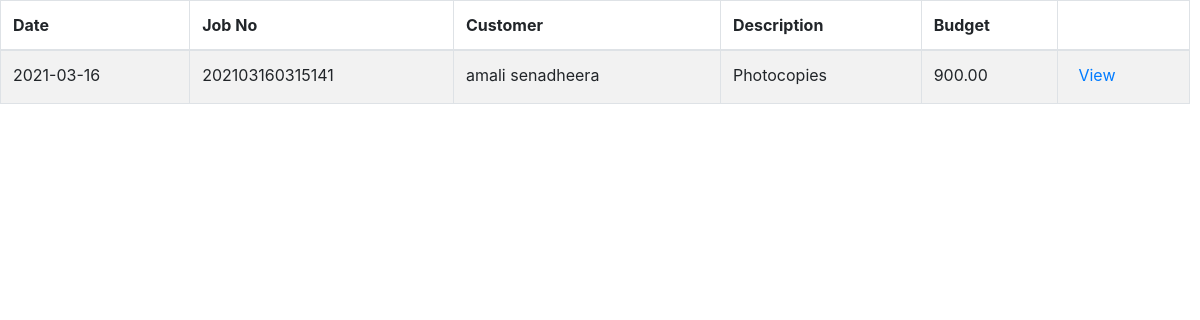
/tables/billing_table.php (signed in), run on an earlier commit of the app's database.
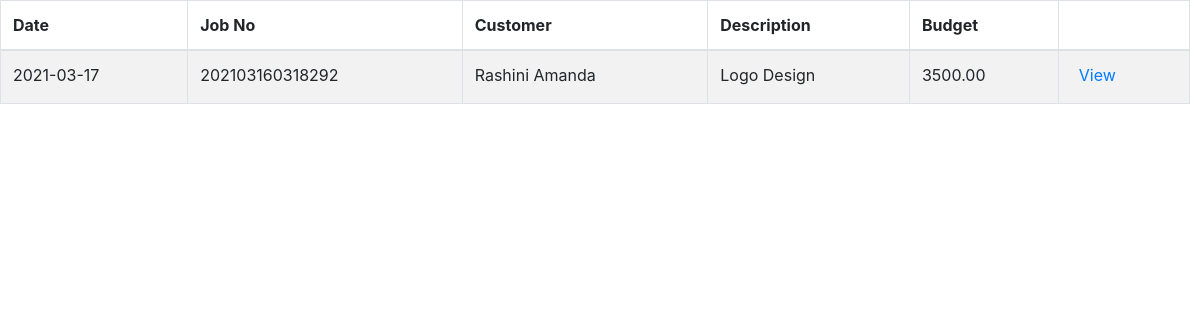
And on a later commit of the database.
### tables this page shows
CREATE TABLE `jobs` (
  `id` int(11) NOT NULL,
  `job_no` varchar(100) NOT NULL,
  `customer` varchar(400) NOT NULL,
  `channel` varchar(100) NOT NULL,
  `job_type` varchar(100) NOT NULL,
  `product` varchar(100) NOT NULL,
  `category` varchar(100) NOT NULL,
  `material` varchar(64) NOT NULL,
  `size` varchar(50) NOT NULL,
  `bind` varchar(50) NOT NULL,
  `colour` text NOT NULL,
  `user_description` varchar(250) NOT NULL,
  `date` date NOT NULL,
  `quantity` decimal(10,2) NOT NULL,
  `budget` decimal(10,2) NOT NULL,
  `discount` decimal(10,2) NOT NULL,
  `discounted` decimal(10,2) NOT NULL,
  `ad_pay_amount` decimal(10,2) NOT NULL,
  `rest` decimal(10,2) NOT NULL,
  `admin_description` varchar(250) NOT NULL,
  `state` enum('request','design','production','reject','QA','complete','dispatch') NOT NULL,
  `accepted_by` varchar(100) NOT NULL,
  `designed_by` varchar(150) NOT NULL,
  `production_by` varchar(150) NOT NULL,
  `checked_by` varchar(100) NOT NULL,
  `failed_reason` varchar(255) NOT NULL,
  `cash` decimal(10,2) NOT NULL,
  `change_amt` decimal(10,2) NOT NULL,
  `payment` decimal(10,2) NOT NULL,
  `dispatch_day` varchar(100) NOT NULL,
  `dispatch_year` varchar(10) NOT NULL,
  `dispatch_month` varchar(10) NOT NULL,
  `dispatched_by` varchar(150) NOT NULL
);

### tables/billing_table.php (the view, shortened to what this page needs)
<!DOCTYPE html>
<html>
<head>
</head>
<body>
  <?php
   require '../include/config.php';
   $view_status ="complete";
  if(isset($_POST["query"]))
  {
     $search =$_POST["query"];
     $query = "SELECT * FROM jobs WHERE state='$view_status' AND customer LIKE '%".$search."%' ";
  }
  else if(isset($_POST["date"]))
  {
     $bill_date =$_POST["date"];
     $query = "SELECT * FROM jobs WHERE state='$view_status' AND dispatch_day = '$bill_date' ";
  }
  else if(isset($_POST["query"]) && ($_POST["date"]))
  {
     $search =$_POST["query"];
     $bill_date =$_POST["date"];
     $query = "SELECT * FROM jobs WHERE state='$view_status' AND dispatch_day = '$bill_date' AND job_no LIKE '%".$search."%' ";
  }
  else
  {
     $query = "SELECT * FROM jobs WHERE state='$view_status'";
  }
  $result = mysqli_query($conn ,$query);
  if(mysqli_num_rows($result)>0)
  {
    ?>
 <div class="tablealign">
 <?php include('../include/head.php'); ?>
  <table id="example" class="table table-striped table-bordered" style="width:100%">
   <thead>
    <tr>
     <th>Date</th>
     <th>Job No</th>
     <th>Customer</th>
     <th>Description</th>
     <th>Budget</th>
     <th></th>
    </tr>
   </thead>
   <tbody>
   <?php
   while($row = mysqli_fetch_array($result))
   {
    echo '
    <tr>
     <td>'.$row["dispatch_day"].'</td>
     <td>'.$row["job_no"].'</td>
     <td>'.$row["customer"].'</td>
     <td>'.$row["product"].'</td>
     <td>'.$row["budget"].'</td>
      <td><button type="button"  id="' .$row["id"].'" name="'.$row["id"].'" class="btn btn-primary btn-sm view_data" data-toggle="modal" data-target="#myModal" style="background-color: transparent; border: 0px; color: #007bff; font-size: 16px; padding-top: 0px;">View</button></td>
    </tr>';
   }
   ?>
   </tbody>
  </table>
</div>
   <?php
  }
  else
  {
   echo 'Data Not Found';
  }
  ?>
  </body>
  </html>

What changed in the data, as far as the page shows it:
no longer on this page (row edited): jobs: dispatch_day "2021-03-16", job_no "202103160315141", customer "amali senadheera", product "Photocopies", budget "900.00"
now on this page (row edited): jobs: dispatch_day "2021-03-17", job_no "202103160318292", customer "Rashini Amanda", product "Logo Design", budget "3500.00"
